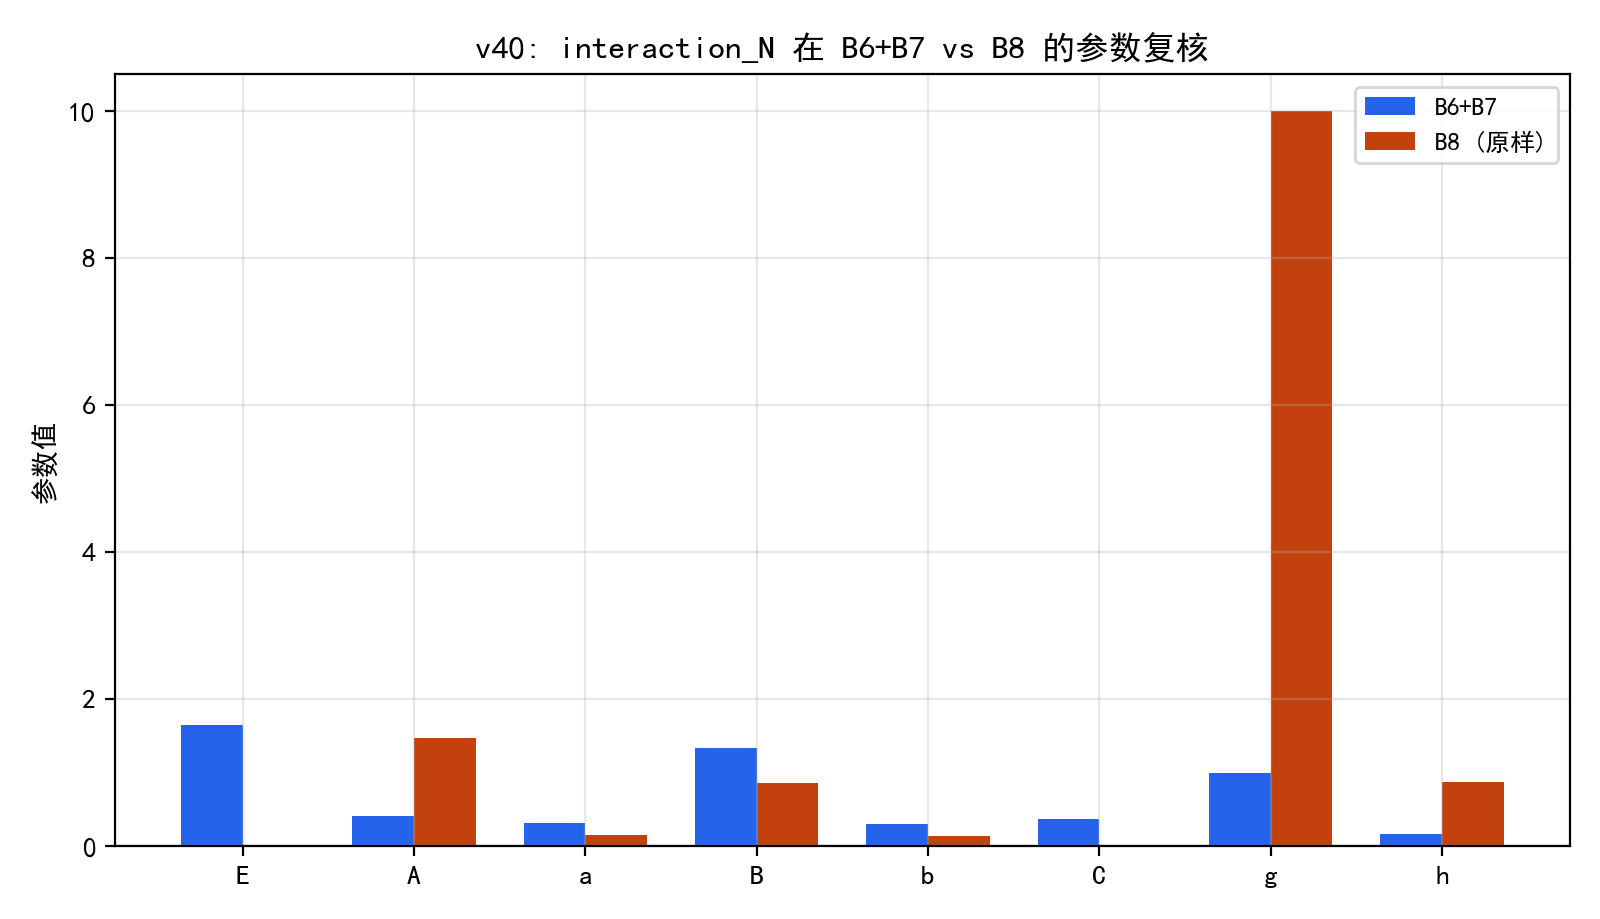

This figure's Python source:
# -*- coding: utf-8 -*-
"""
v40 实验: B8 外推补充的参数级复核 (方向诊断形式化)
B8 (supplementary_NQ_experiment*) 与 B6/B7 同构但 Q 方向相反
(组内相关 +0.98 vs -0.93). 本实验:
1) 在 B8 (原样) 上拟合 6 种形式, 报告 interaction_N 参数与符号;
2) 与 B6+B7 全样本参数逐项对比: a/b/g/h 的漂移量;
3) 结论: B8 的 Q 系"逆向质量分", 直接拟合会产生符号翻转/退化参数
   (C<0 或 g 越界), 排除其进入主拟合的统计依据.
输出: experiments/v40_p2_b8_refit.csv/.json/.png
"""
import os, sys, json
import numpy as np
import pandas as pd
sys.path.insert(0, os.path.join(os.path.dirname(__file__), "..", "code"))
from v3_p2_forms import load_b67, loss_forms, fit_form
FORMS = ["additive", "interaction_D", "interaction_N", "multiplicative", "saturating", "exponential_Q"]
from common import B, BASE

EX = os.path.join(os.path.dirname(__file__))
os.makedirs(EX, exist_ok=True)

import matplotlib
matplotlib.use("Agg")
import matplotlib.pyplot as plt
import matplotlib.font_manager as fm
for _f in ("SimHei.ttf", "simsun.ttf"):
    _p = os.path.join(BASE, _f)
    if os.path.exists(_p):
        fm.fontManager.addfont(_p)
plt.rcParams["font.sans-serif"] = ["SimHei"]
plt.rcParams["axes.unicode_minus"] = False


def load_b8():
    cols = ["N_params_B", "D_tokens_B", "Q_score", "val_loss"]
    parts = []
    for f in ["supplementary_NQ_experiment.csv",
              "supplementary_NQ_experiment_expanded.csv",
              "supplementary_NQ_experiment_large.csv"]:
        d = pd.read_csv(os.path.join(B, f))
        parts.append(d[cols].dropna())
    df = pd.concat(parts, ignore_index=True)
    return (df["N_params_B"].to_numpy(dtype=float),
            df["D_tokens_B"].to_numpy(dtype=float),
            df["Q_score"].to_numpy(dtype=float),
            df["val_loss"].to_numpy(dtype=float))


def main():
    df67 = load_b67()
    N6 = df67["N_params_B"].to_numpy(dtype=float)
    D6 = df67["D_tokens_B"].to_numpy(dtype=float)
    Q6 = df67["Q_score"].to_numpy(dtype=float)
    L6 = df67["val_loss"].to_numpy(dtype=float)
    N8, D8, Q8, L8 = load_b8()
    forms = FORMS
    p_67 = fit_form(N6, D6, Q6, L6, "interaction_N")[0]
    p_8 = fit_form(N8, D8, Q8, L8, "interaction_N")[0]
    names = ["E", "A", "a", "B", "b", "C", "g", "h"]
    print("B6+B7 (n=%d):" % len(L6))
    for k, v in zip(names, p_67):
        print(f"  {k} = {v:.4f}")
    print("B8 原样 (n=%d):" % len(L8))
    for k, v in zip(names, p_8):
        print(f"  {k} = {v:.4f}")

    rows = [{"param": k, "b67": float(v67), "b8": float(v8),
             "delta": float(v8 - v67)} for k, v67, v8 in zip(names, p_67, p_8)]
    rdf = pd.DataFrame(rows)
    rdf.to_csv(os.path.join(EX, "v40_p2_b8_refit.csv"), index=False, encoding="utf-8-sig")

    print("\n6 形式在 B8 上的 R2:")
    for fm in forms:
        r2 = fit_form(N8, D8, Q8, L8, fm)[1]
        print(f"  {fm}: {r2:.4f}")

    fig, ax = plt.subplots(figsize=(8, 4.6))
    x = np.arange(len(names))
    w = 0.36
    ax.bar(x - w/2, p_67, w, color="#2563EB", label="B6+B7")
    ax.bar(x + w/2, p_8, w, color="#C2410C", label="B8 (原样)")
    ax.axhline(0, color="#94A3B8", lw=0.8)
    ax.set_xticks(x); ax.set_xticklabels(names)
    ax.set_ylabel("参数值"); ax.set_title("v40: interaction_N 在 B6+B7 vs B8 的参数复核")
    ax.legend(fontsize=9); ax.grid(alpha=0.3)
    fig.tight_layout(); fig.savefig(os.path.join(EX, "v40_p2_b8_refit.png"), dpi=200)
    plt.close(fig)

    with open(os.path.join(EX, "v40_p2_b8_refit.json"), "w", encoding="utf-8") as f:
        json.dump({"b67": dict(zip(names, p_67)), "b8": dict(zip(names, p_8)),
                   "r2_b8_forms": {fm: fit_form(N8, D8, Q8, L8, fm)[1] for fm in forms}},
                  f, ensure_ascii=False, indent=2)
    print("\ndone v40")


if __name__ == "__main__":
    main()
